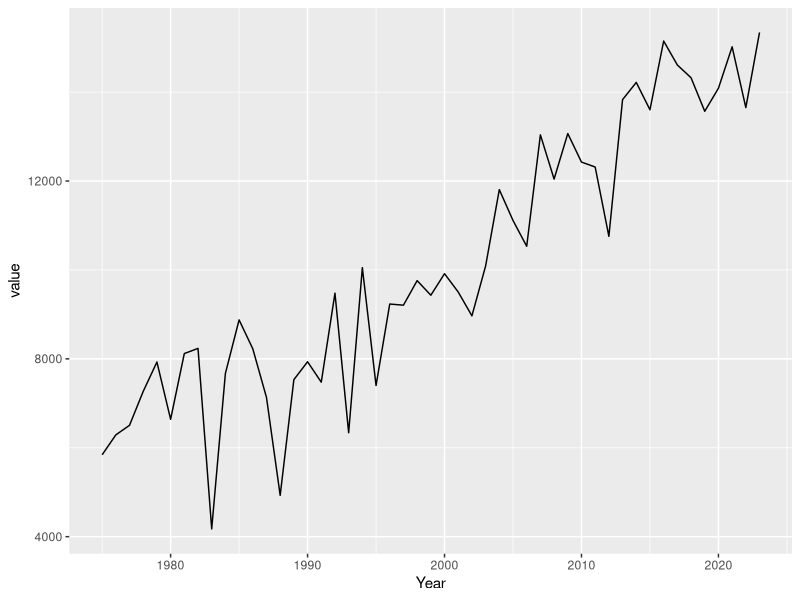

Write R code to recreate this figure. (Note: this script raises an error after producing the figure.)
## ---- chunk 1
#Loading libraries
library(ggplot2)
library(reshape2)
library(readr)
library(dplyr)

## ---- chunk 2
#Load the commodity dataset
HGP <- read.csv("Feed Grains Yearbook Tables-All Years.csv")

## ---- chunk 3
str(HGP)

summary(HGP)

head(HGP)

NewNames <- c("variable","Year","Planted.Acres","Harvested.Acres","value","Yield","Farm.Price","1","2")

names(HGP) <- NewNames

## ---- chunk 4
#Removing  unnecessary information

HGP = subset(HGP, select = -c(3,4,6,7,8,9) )

HGP$Year <- gsub("/.*", "", HGP$Year)

HGP = filter(HGP, Year > 1974)

HGP = filter(HGP, variable == 'Corn')




HGP$Year <- as.numeric(substring(HGP$Year, 1, 4))
HGP$value <- as.numeric(gsub(",", "", HGP$value))

HGP$variable <- ifelse(HGP$variable == "Corn", "_Corn", HGP$variable)

head(HGP)
## ---- chunk 5
#plotting commodity prices over the years
ggplot(HGP, aes(x = Year, y = value))+
  geom_line()
## ---- chunk 6
#Merging datasets

Corn.Production = bind_rows(HGP, melted_data)

Corn_Production_Cheese <- bind_rows(HGP, melted_data_cheese)
Corn_Production_Dry <- bind_rows(HGP, melted_data_dry_products)
Corn_Production_Evaporated <- bind_rows(HGP, melted_data_Evaporated_Condensed_Milk)
Corn_Production_Frozen <- bind_rows(HGP, melted_data_Frozen_products)
## ---- chunk 7
my_palette <- c("black", "red", "green", "blue", "purple", "orange", "yellow")

## ---- chunk 8
#Creating graphs for Corn Production
ggplot(Corn_Production_Cheese, aes(x = Year, y = log(value) , color = variable)) +
  geom_step()+
  theme(axis.text.x = element_text(angle = 90, hjust = 1, vjust = 0.5))+
  labs(title = "Relation of Corn Production and Cheese consumption")+
  scale_color_manual(values = my_palette)
ggsave("Corn_Production_Cheese.jpeg")

ggplot(Corn_Production_Dry, aes(x = Year, y = log(value) , color = variable)) +
  geom_step()+
  theme(axis.text.x = element_text(angle = 90, hjust = 1, vjust = 0.5))+
  labs(title = "Relation of Corn Production and Dry products consumption")+
  scale_color_manual(values = my_palette)
ggsave("Corn_Production_Dry.jpeg")

ggplot(Corn_Production_Evaporated, aes(x = Year, y = log(value) , color = variable)) +
  geom_step()+
  theme(axis.text.x = element_text(angle = 90, hjust = 1, vjust = 0.5))+
  labs(title = "Relation of Corn Production and Evaporated and Condensed milk consumption")+
  scale_color_manual(values = my_palette)
ggsave("Corn_Production_Evaporated.jpeg")

ggplot(Corn_Production_Frozen, aes(x = Year, y = log(value) , color = variable)) +
  geom_step()+
  theme(axis.text.x = element_text(angle = 90, hjust = 1, vjust = 0.5))+
  labs(title = "Relation of Corn Production and Frozen products consumption")+
  scale_color_manual(values = my_palette)
ggsave("Corn_Production_Frozen.jpeg")

## ---- chunk 9
#Loading in Milk Production Factors

MPF <- read.csv("annualmilkprodfactors.csv")
